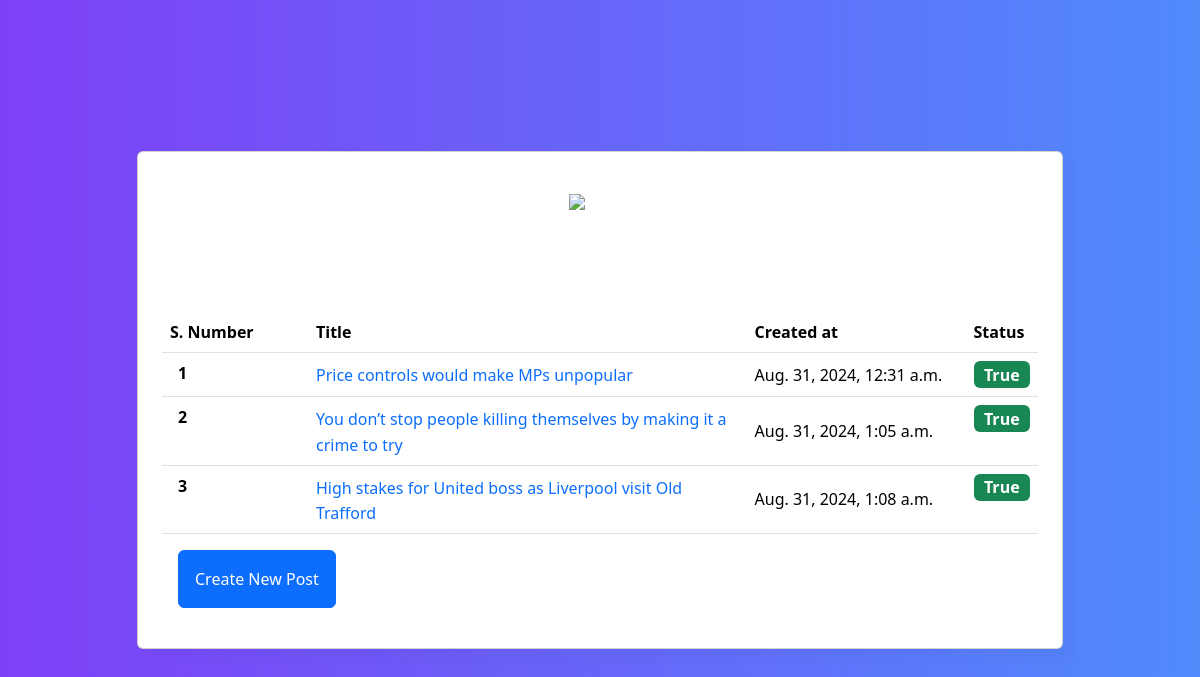
Before: / with the older database file.
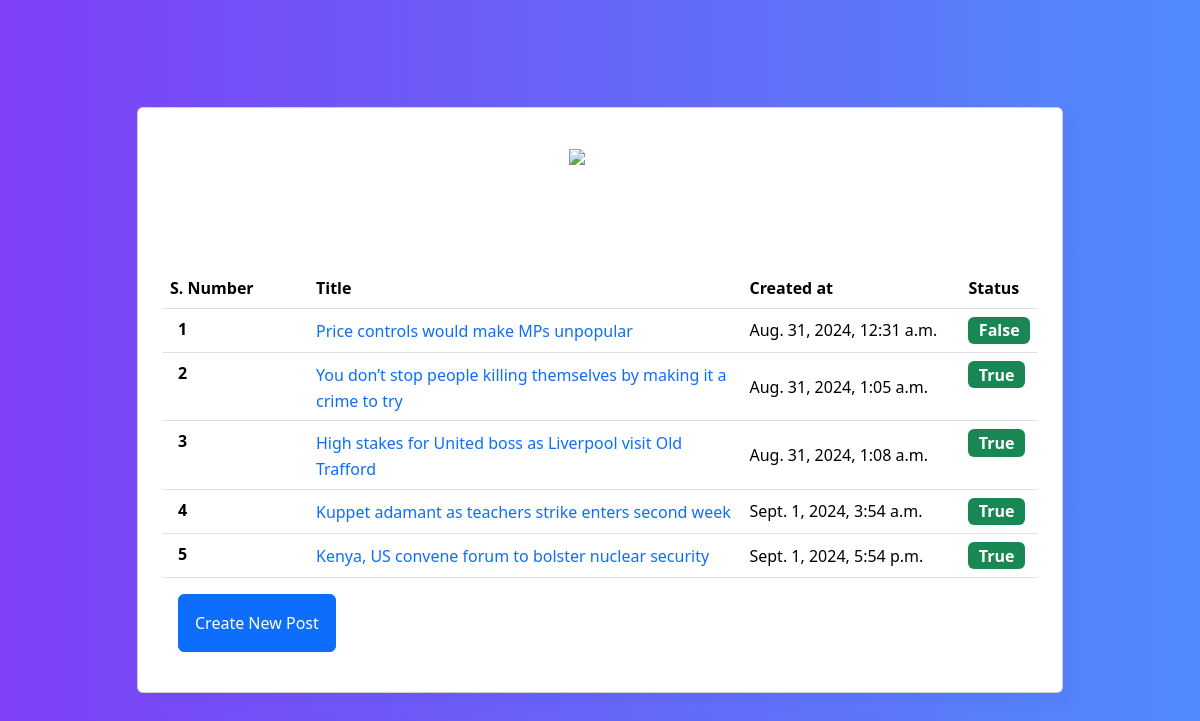
After: the same page with the newer database file.
### NewsApp/models.py (models this page shows, shortened)
class Post(models.Model):
    title = models.CharField(max_length=100)
    content = models.TextField()
    status = models.BooleanField(default=True)
    created_at = models.DateTimeField()
    author = models.CharField(max_length=60)

### NewsApp/views.py (the view)
# urls.py: path('', views.post_list, name='list'),
def post_list(request):
    posts = models.Post.objects.all()
    return render(request, 'NewsApp/list.html', {'posts': posts})

### NewsApp/templates/NewsApp/list.html (shortened to what this page needs)
{% load static %}
<!DOCTYPE html>
<html lang="en">
  <head>
    <link rel="stylesheet" href="{% static "css/style.css" %}">
    <link href='https://unpkg.com/boxicons@2.1.4/css/boxicons.min.css' rel='stylesheet'>
    <link href="https://cdn.jsdelivr.net/npm/bootstrap@5.3.3/dist/css/bootstrap.min.css" rel="stylesheet">
  </head>
<body>
  <section class="vh-100 gradient-custom-2">
  <div class="container py-5 h-100">
    <div class="row d-flex justify-content-center align-items-center h-100">
      <div class="col-md-12 col-xl-10">
        <div class="card mask-custom">
          <div class="card-body p-4 text-white">
            <div class="text-center pt-3 pb-2">
              <img src="https://mdbcdn.b-cdn.net/img/Photos/new-templates/bootstrap-todo-list/check1.webp"
                alt="Check" width="60">
              <h2 class="my-4">Task List</h2>
            </div>
            <table class="table text-white mb-0">
              <thead>
                <tr>
                  <th scope="col">S. Number</th>
                  <th scope="col">Title</th>
                  <th scope="col">Created at</th>
                  <th scope="col">Status</th>
                </tr>
              </thead>
              <tbody>
                {% for post in posts %}
                <tr class="fw-normal">
                  <th class='col-2'>
                    <span class="ms-2">{{forloop.counter}}</span>
                  </th>
                  <td>
                    <a href="{% url "detail" post.id %}" class='border-0 align-middle text-decoration-none col-5'>{{ post.title }}</a>
                  </td>
                  <td class="align-middle col-3">{{ post.created_at}}
                  </td>
                  <td class="align-middlecol-2">
                    <span class="badge bg-success fs-6">{{ post.status }}</span>
                  </td>
                </tr>
                {% endfor %}
              </tbody>
            </table>
            <a class="btn btn-primary p-3 m-3 text-center" href="{% url "create" %}">Create New Post</a>
          </div>
        </div>
      </div>
    </div>
  </div>
</section>
</body>
</html>

### static/css/style.css (style rules this page uses)
.gradient-custom-2 { background: #7e40f6; background: -webkit-linear-gradient( to right, rgba(126, 64, 246, 1), rgba(80, 139, 252, 1) ); background: linear-gradient( to right, rgba(126, 64, 246, 1), rgba(80, 139, 252, 1) ); }
.mask-custom { background: rgba(24, 24, 16, 0.2); border-radius: 2em; backdrop-filter: blur(25px); border: 2px solid rgba(255, 255, 255, 0.05); background-clip: padding-box; box-shadow: 10px 10px 10px rgba(46, 54, 68, 0.03); }

Changed rows visible on the page:
changed Post "Price controls would make MPs unpopular": status "True" → "False"
added Post: title "Kuppet adamant as teachers strike enters second week", created_at "Sept. 1, 2024, 3:54 a.m.", status "True"
added Post: title "Kenya, US convene forum to bolster nuclear security", created_at "Sept. 1, 2024, 5:54 p.m.", status "True"
